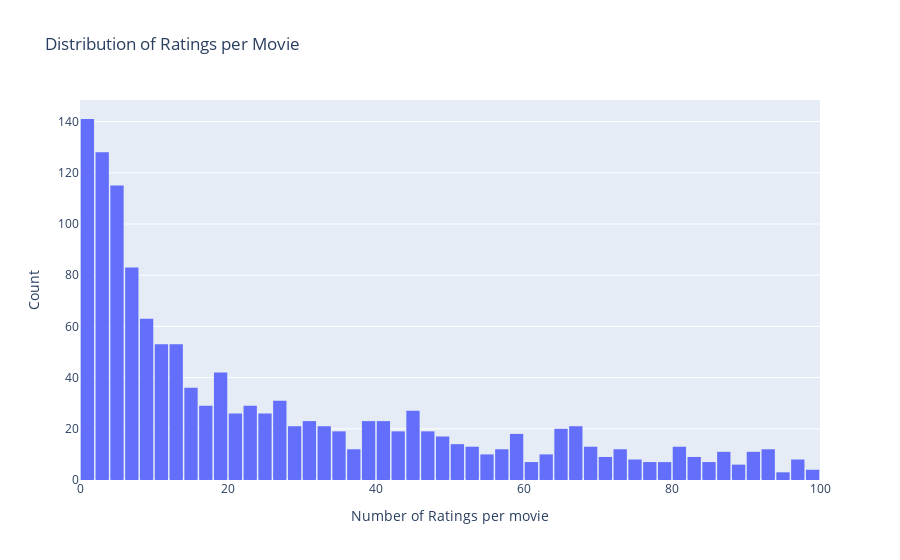

The code cell stored with this chart in its notebook:
### Code cell
data = ratings_df.groupby('movie_id')['rating'].count()

trace = go.Histogram(
    x = data.values,
    name = 'Ratings',
    xbins = dict(
        start = 0,
        end = 100,
        size = 2
    )
)

layout = go.Layout(
    title = 'Distribution of Ratings per Movie',
    xaxis = dict(title = 'Number of Ratings per movie'),
    yaxis = dict(title = 'Count'),
    bargap = 0.1
)

fig = go.Figure(data=[trace], layout=layout)
iplot(fig)

### Figure 1 — Plotly figure (JSON) as saved in the notebook; plotly's stock layout.template omitted (floating-point values rounded to 4 significant figures; data arrays with more than 128 entries replaced by an {"elided": "..."} marker saying what was removed)
{"data": [{"name": "Ratings", "type": "histogram", "x": {"elided": "1682 int values"}, "xbins": {"end": 100, "size": 2, "start": 0}}], "layout": {"bargap": 0.1, "title": {"text": "Distribution of Ratings per Movie"}, "xaxis": {"title": {"text": "Number of Ratings per movie"}}, "yaxis": {"title": {"text": "Count"}}}}
